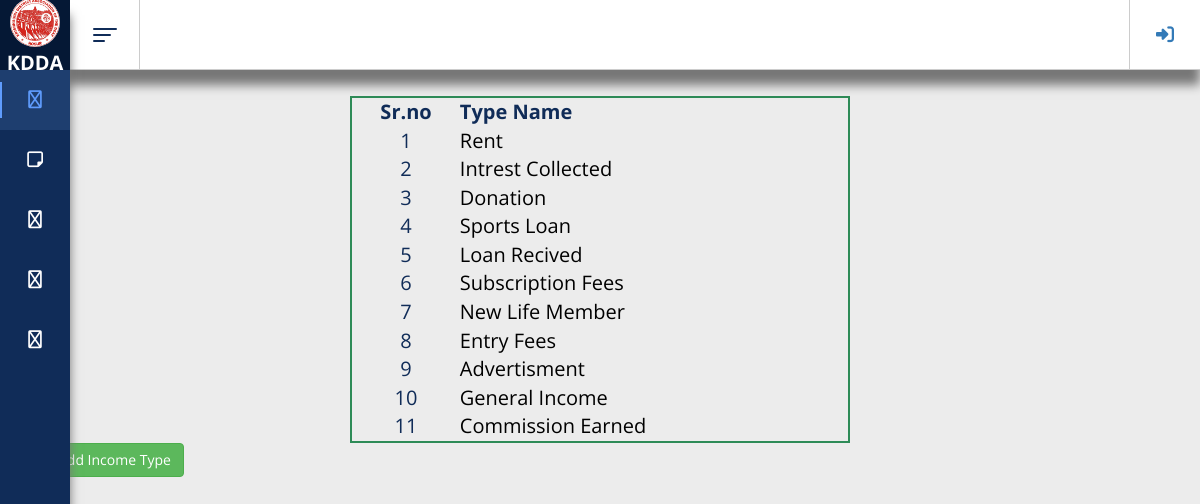
Page /income-type/ on the committed database.
### app/models.py (models this page shows)
class IncomeType(models.Model):
    typeid = models.IntegerField()
    typename = models.CharField(max_length=50,null=True,blank=True)

### app/views.py (the view)
# urls.py: path('income-type/',views.incometype,name='income-type'),
def incometype(request):
    context = {
        'incometypes':IncomeType.objects.all()
    }
    return render(request,'income-type.html',context)

### app/templates/income-type.html
{% extends 'base.html' %}
{% block content %}
<div class="container" style="margin-top:8%;">
    <div class="table-responsive">
      <table width="45%" style="margin:0 auto;border-collapse:collapse;border:2px solid seagreen;font-size:20px;padding:15px;">
        <thead>
          <tr>
              <th class="header" style="text-align: center;">Sr.no</th>
              <th class="amt">Type Name</th>
          </tr>
        </thead>
        <tbody>
          {% for incometype in incometypes %}
            <tr>
                <td scope="row" class="detail" style="text-align: center;">{{ incometype.typeid }}</td>
                <td><a href="{% url 'add-income' incomemode=incometype.typename %}" style="color: black;text-decoration:none;">{{ incometype.typename }}</a></td>
            </tr>
            {% endfor %}
        </tbody>
      </table>
    </div>
    <a href="{% url 'add-income-type' %}" class="btn btn-success">Add Income Type</a>
</div>
{% endblock %}

### app/templates/base.html (shortened to what this page needs)
{% load static %}
<!DOCTYPE html>
<html class=''>
<head>
  <link rel="stylesheet" href="https://stackpath.bootstrapcdn.com/bootstrap/4.5.2/css/bootstrap.min.css">
  <link rel='stylesheet prefetch' href='https://cdnjs.cloudflare.com/ajax/libs/normalize/5.0.0/normalize.min.css'><link rel='stylesheet prefetch' href='https://cdnjs.cloudflare.com/ajax/libs/twitter-bootstrap/3.3.7/css/bootstrap.min.css'><link rel='stylesheet prefetch' href='https://cdnjs.cloudflare.com/ajax/libs/animate.css/3.5.2/animate.min.css'>
  <link href="//netdna.bootstrapcdn.com/bootstrap/3.0.0/css/bootstrap.min.css" rel="stylesheet" id="bootstrap-css">
  <link rel="stylesheet" href="{% static 'css/style.css' %}" type="text/css">
</head>
<body class="sidebar-is-reduced">
  <header class="l-header" style="box-shadow: 0 15px 10px#777;">
    <div class="l-header__inner clearfix">
      <div class="c-header-icon js-hamburger">
        <div class="hamburger-toggle"><span class="bar-top"></span><span class="bar-mid"></span><span class="bar-bot"></span></div>
      </div>
      <div class="header-icons-group">
        <div class="c-header-icon logout">
          {% if user.is_authenticated %}
          <a href="{% url 'logout' %}" class="nav-item nav-link">
          <i class="fa fa-sign-out" aria-hidden="true"></i></a>
          {% else %}
          <a href="{% url 'login' %}" class="nav-item nav-link">
          <i class="fa fa-sign-in" aria-hidden="true"></i></a>
        </div>
        {% endif %}
      </div>
    </div>
  </header>
  <div class="l-sidebar" style="box-shadow: 0 15px 10px #777;">
    <div class="logo">
      <div class="logo__txt " style="text-align: center;"><img src="{% static 'images/association.jpeg' %}" alt="logo" width="50" height="50" style="border-radius:50%;"><span style="font-size:20px;">KDDA</span></div>
    </div>
    <div class="l-sidebar__content">
      <nav class="c-menu js-menu">
        <ul class="u-list">
          <a href="{% url 'home' %}" style="text-decoration: none;color: white;"><li class="c-menu__item is-active" data-toggle="tooltip">
            <div class="c-menu__item__inner"><i class="fa fa-home"></i>
            </div>
          </li></a>
          <a href="{% url 'details' %}" style="text-decoration: none;color: white;"><li class="c-menu__item has-submenu" data-toggle="tooltip" title="Details">
            <div class="c-menu__item__inner"><i class="fa fa-sticky-note" aria-hidden="true"></i>
            </div>
          </li></a>
          <a href="{% url 'add-transaction' %}" style="text-decoration: none;color: white;"><li class="c-menu__item has-submenu" data-toggle="tooltip" title="Bank">
            <div class="c-menu__item__inner"><i class="fa fa-bank"></i>
            </div>
          </li></a>
          <a href="{% url 'opening' %}" style="text-decoration: none;color: white;"><li class="c-menu__item has-submenu" data-toggle="tooltip" title="Bank">
            <div class="c-menu__item__inner"><i class="fa fa-pencil"></i>
            </div>
          </li></a>
          <a href="{% url 'report' %}" style="text-decoration: none;color: white;"><li class="c-menu__item has-submenu" data-toggle="tooltip" title="Print Report">
            <div class="c-menu__item__inner"><i class="fa fa-print" aria-hidden="true"></i>
            </div>
          </li></a>
        </ul>
      </nav>
    </div>
  </div>
  {% block content %}
  {% endblock %}
</body>
</body>
</html>

### app/static/css/style.css (style rules this page uses)
html, body { height: 100%; width: 100%; }
body { margin: 0; padding: 0; font-family: "Open Sans"; font-size: 14px; font-weight: 400; overflow: hidden; background-color: #ececec; color: #102c58; }
* { -webkit-box-sizing: border-box; -moz-box-sizing: border-box; box-sizing: border-box; }
.u-list { margin: 0; padding: 0; list-style: none; }
.hamburger-toggle { position: relative; padding: 0; background: transparent; border: 1px solid transparent; cursor: pointer; order: 1; }
.hamburger-toggle [class*='bar-'] { display: block; background: #102c58; -webkit-transform: rotate(0deg); transform: rotate(0deg); -webkit-transition: .2s ease all; transition: .2s ease all; border-radius: 2px; height: 2px; width: 24px; margin-bottom: 4px; }
.hamburger-toggle [class*='bar-']:nth-child(2) { width: 18px; }
.hamburger-toggle [class*='bar-']:last-child { margin-bottom: 0; width: 12px; }
.header-icons-group { display: flex; order: 3; margin-left: auto; height: 100%; border-left: 1px solid #cccccc; }
.header-icons-group .c-header-icon:last-child { border-right: 0; }
.c-header-icon { position: relative; display: flex; float: left; width: 70px; height: 100%; align-items: center; justify-content: center; line-height: 1; cursor: pointer; border-right: 1px solid #cccccc; }
.c-header-icon i { font-size: 18px; line-height: 40px; }
.l-header { padding-left: 70px; position: fixed; top: 0; right: 0; z-index: 10; width: 100%; background: #ffffff; -webkit-transition: padding 0.5s ease-in-out; -moz-transition: padding 0.5s ease-in-out; -ms-transition: padding 0.5s ease-in-out; -o-transition: padding 0.5s ease-in-out; transition: padding 0.5s ease-in-out; }
.l-header__inner { height: 100%; width: 100%; display: flex; height: 70px; align-items: center; justify-content: stretch; border-bottom: 1px solid; border-color: #cccccc; }
.l-sidebar { width: 70px; position: absolute; z-index: 10; left: 0; top: 0; bottom: 0; background: #102c58; -webkit-transition: width 0.5s ease-in-out; -moz-transition: width 0.5s ease-in-out; -ms-transition: width 0.5s ease-in-out; -o-transition: width 0.5s ease-in-out; transition: width 0.5s ease-in-out; }
.l-sidebar .logo { width: 100%; height: 70px; display: flex; align-items: center; justify-content: center; background-color: #051835; }
.l-sidebar .logo { font-size: 26px; line-height: 1; color: #fff; text-align: center; font-weight: 700; }
.l-sidebar__content { height: 100%; position: relative; }
.c-menu > ul { display: flex; flex-direction: column; }
.c-menu > ul .c-menu__item { color: #fff; max-width: 100%; overflow: hidden; }
.c-menu > ul .c-menu__item__inner { display: flex; flex-direction: row; align-items: center; min-height: 60px; position: relative; cursor: pointer; -webkit-transition: all 0.5s ease-in-out; -moz-transition: all 0.5s ease-in-out; -ms-transition: all 0.5s ease-in-out; -o-transition: all 0.5s ease-in-out; transition: all 0.5s ease-in-out; }
.c-menu > ul .c-menu__item__inner:before { position: absolute; content: " "; height: 0; width: 2px; left: 0; top: 50%; margin-top: -18px; background-color: #5f9cfd; opacity: 0; -webkit-transition: all 0.5s ease-in-out; -moz-transition: all 0.5s ease-in-out; -ms-transition: all 0.5s ease-in-out; -o-transition: all 0.5s ease-in-out; transition: all 0.5s ease-in-out; }
.c-menu > ul .c-menu__item.is-active .c-menu__item__inner { border-left-color: #5f9cfd; background-color: #1e3e6f; }
.c-menu > ul .c-menu__item.is-active .c-menu__item__inner i { color: #5f9cfd; }
.c-menu > ul .c-menu__item.is-active .c-menu__item__inner:before { height: 36px; opacity: 1; }
.c-menu > ul .c-menu__item i { flex: 0 0 70px; font-size: 18px; font-weight: normal; text-align: center; -webkit-transition: all 0.5s ease-in-out; -moz-transition: all 0.5s ease-in-out; -ms-transition: all 0.5s ease-in-out; -o-transition: all 0.5s ease-in-out; transition: all 0.5s ease-in-out; }

### rows in the picture
IncomeType: typeid "1", typename "Rent"
IncomeType: typeid "2", typename "Intrest Collected"
IncomeType: typeid "3", typename "Donation"
IncomeType: typeid "4", typename "Sports Loan"
IncomeType: typeid "5", typename "Loan Recived"
IncomeType: typeid "6", typename "Subscription Fees"
IncomeType: typeid "7", typename "New Life Member"
IncomeType: typeid "8", typename "Entry Fees"
IncomeType: typeid "9", typename "Advertisment"
IncomeType: typeid "10", typename "General Income"
IncomeType: typeid "11", typename "Commission Earned"
